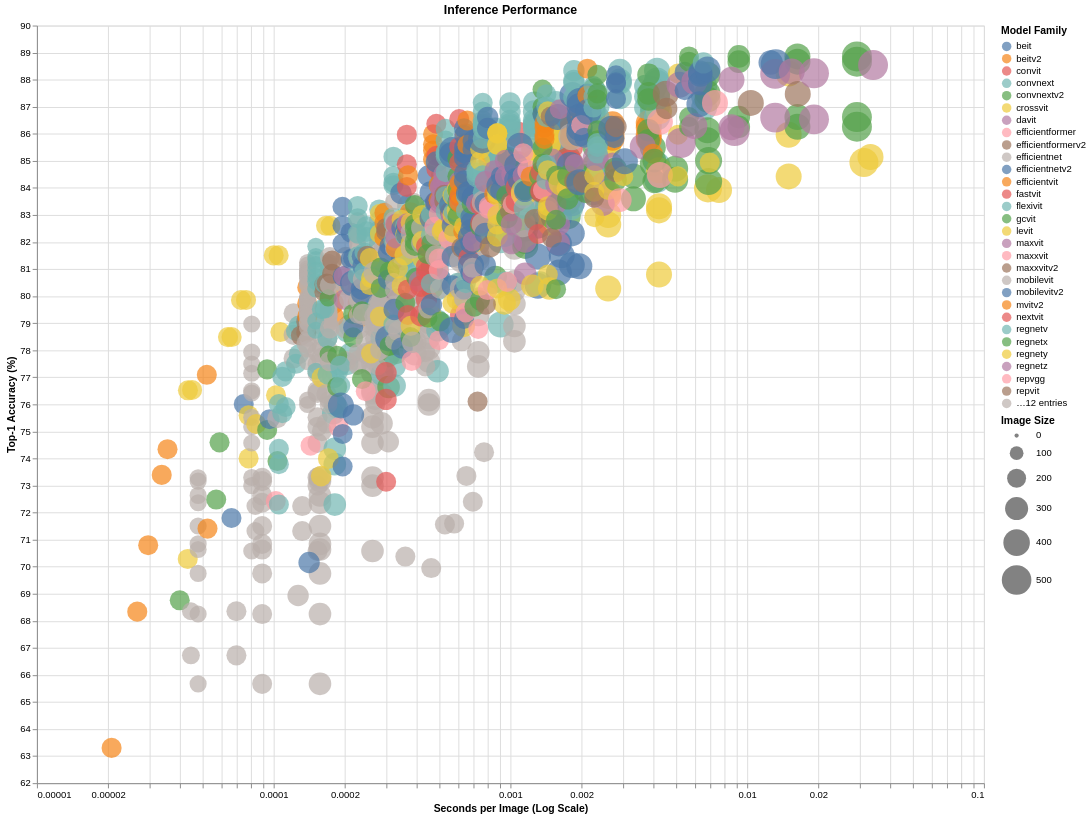

Notebook cell for this chart:
### Code cell
import altair as alt

# 1. Enable Kaggle-specific rendering
alt.renderers.enable('kaggle')

def show_all(df, title, size_col):
    # Ensure the data is clean for plotting
    plot_df = df.dropna(subset=['secs', 'top1', size_col]).copy()
    
    # 2. Create the base chart with logarithmic X-axis
    chart = alt.Chart(plot_df).mark_circle().encode(
        x=alt.X('secs:Q', 
                scale=alt.Scale(type='log'), 
                title='Seconds per Image (Log Scale)'),
        y=alt.Y('top1:Q', 
                scale=alt.Scale(zero=False), 
                title='Top-1 Accuracy (%)'),
        color=alt.Color('family:N', title='Model Family'),
        # Use range to control min/max marker size visually
        size=alt.Size(f'{size_col}:Q', 
                     scale=alt.Scale(range=[20, 1000]), 
                     title='Image Size'),
        tooltip=[
            alt.Tooltip('model_org:N', title='Model'),
            alt.Tooltip('family:N', title='Family'),
            alt.Tooltip('top1:Q', title='Top-1 Acc', format='.2f'),
            alt.Tooltip(f'{size_col}:Q', title='Img Size')
        ]
    ).properties(
        width=1000,
        height=800,
        title=title
    ).interactive() # Allows zooming and panning
    
    return chart

# 3. Call and display (Note: No .show() call)
chart_infer = show_all(df, 'Inference Performance', 'infer_img_size')
chart_infer

### Figure 1 — Vega-Lite specification as saved in the notebook (floating-point values rounded to 4 significant figures; data arrays with more than 128 entries replaced by an {"elided": "..."} marker saying what was removed)
{"config": {"view": {"continuousWidth": 400, "continuousHeight": 300}}, "data": {"name": "data-221d69ffb90b37c1ed8f3c94fae5c911"}, "mark": "circle", "encoding": {"color": {"field": "family", "title": "Model Family", "type": "nominal"}, "size": {"field": "infer_img_size", "scale": {"range": [20, 1000]}, "title": "Image Size", "type": "quantitative"}, "tooltip": [{"field": "model_org", "title": "Model", "type": "nominal"}, {"field": "family", "title": "Family", "type": "nominal"}, {"field": "top1", "format": ".2f", "title": "Top-1 Acc", "type": "quantitative"}, {"field": "infer_img_size", "title": "Img Size", "type": "quantitative"}], "x": {"field": "secs", "scale": {"type": "log"}, "title": "Seconds per Image (Log Scale)", "type": "quantitative"}, "y": {"field": "top1", "scale": {"zero": false}, "title": "Top-1 Accuracy (%)", "type": "quantitative"}}, "height": 800, "selection": {"selector001": {"type": "interval", "bind": "scales", "encodings": ["x", "y"]}}, "title": "Inference Performance", "width": 1000, "$schema": "https://vega.github.io/schema/vega-lite/v4.17.0.json", "datasets": {"data-221d69ffb90b37c1ed8f3c94fae5c911": {"elided": "1301 records"}}}
